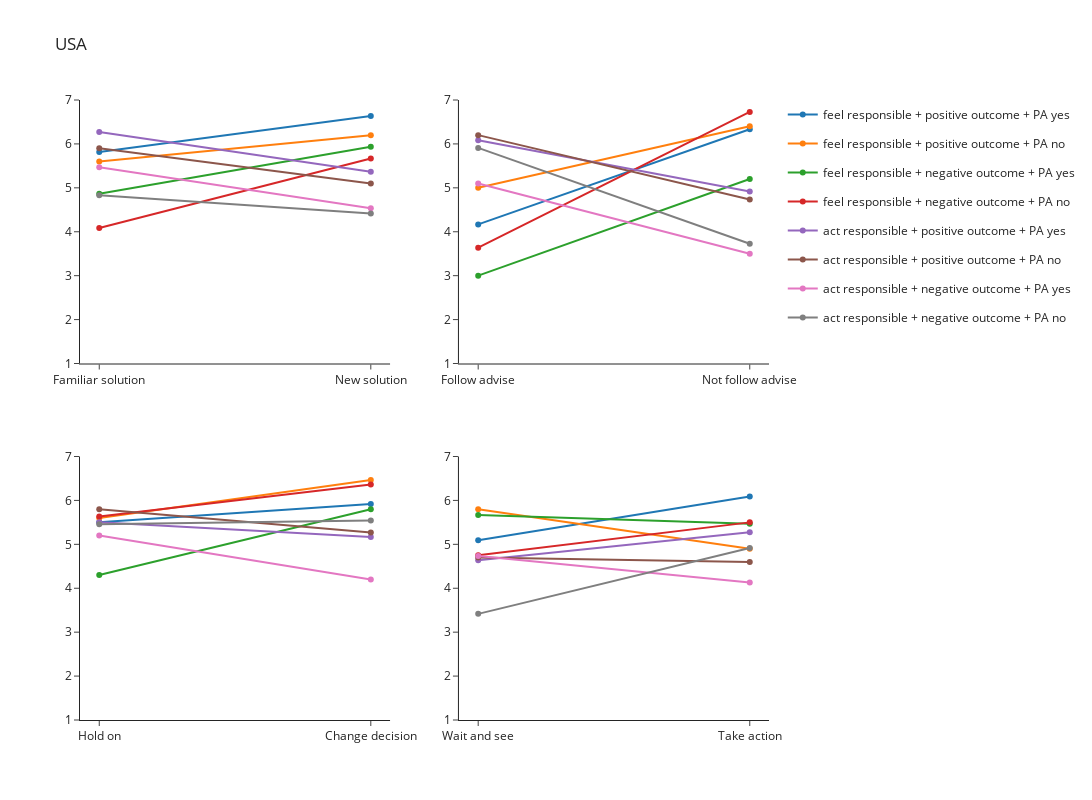

The code cell stored with this chart in its notebook:
### Code cell
create_line_subplot(
    data=data_usa, output_file_name="scenarios_usa", show_fig=True, fig_title="USA"
)

### Figure 1 — Plotly figure (JSON) as saved in the notebook; plotly's stock layout.template omitted (floating-point values rounded to 4 significant figures)
{"data": [{"legendgroup": "feel responsible + positive outcome + PA yes", "marker": {"color": "#1F77B4"}, "mode": "lines+markers", "name": "feel responsible + positive outcome + PA yes", "showlegend": true, "type": "scatter", "x": ["Familiar solution", "New solution"], "xaxis": "x", "y": [5.818, 6.636], "yaxis": "y"}, {"legendgroup": "feel responsible + positive outcome + PA no", "marker": {"color": "#FF7F0E"}, "mode": "lines+markers", "name": "feel responsible + positive outcome + PA no", "showlegend": true, "type": "scatter", "x": ["Familiar solution", "New solution"], "xaxis": "x", "y": [5.6, 6.2], "yaxis": "y"}, {"legendgroup": "feel responsible + negative outcome + PA yes", "marker": {"color": "#2CA02C"}, "mode": "lines+markers", "name": "feel responsible + negative outcome + PA yes", "showlegend": true, "type": "scatter", "x": ["Familiar solution", "New solution"], "xaxis": "x", "y": [4.867, 5.933], "yaxis": "y"}, {"legendgroup": "feel responsible + negative outcome + PA no", "marker": {"color": "#D62728"}, "mode": "lines+markers", "name": "feel responsible + negative outcome + PA no", "showlegend": true, "type": "scatter", "x": ["Familiar solution", "New solution"], "xaxis": "x", "y": [4.083, 5.667], "yaxis": "y"}, {"legendgroup": "act responsible + positive outcome + PA yes", "marker": {"color": "#9467BD"}, "mode": "lines+markers", "name": "act responsible + positive outcome + PA yes", "showlegend": true, "type": "scatter", "x": ["Familiar solution", "New solution"], "xaxis": "x", "y": [6.273, 5.364], "yaxis": "y"}, {"legendgroup": "act responsible + positive outcome + PA no", "marker": {"color": "#8C564B"}, "mode": "lines+markers", "name": "act responsible + positive outcome + PA no", "showlegend": true, "type": "scatter", "x": ["Familiar solution", "New solution"], "xaxis": "x", "y": [5.9, 5.1], "yaxis": "y"}, {"legendgroup": "act responsible + negative outcome + PA yes", "marker": {"color": "#E377C2"}, "mode": "lines+markers", "name": "act responsible + negative outcome + PA yes", "showlegend": true, "type": "scatter", "x": ["Familiar solution", "New solution"], "xaxis": "x", "y": [5.467, 4.533], "yaxis": "y"}, {"legendgroup": "act responsible + negative outcome + PA no", "marker": {"color": "#7F7F7F"}, "mode": "lines+markers", "name": "act responsible + negative outcome + PA no", "showlegend": true, "type": "scatter", "x": ["Familiar solution", "New solution"], "xaxis": "x", "y": [4.833, 4.417], "yaxis": "y"}, {"legendgroup": "feel responsible + positive outcome + PA yes", "marker": {"color": "#1F77B4"}, "mode": "lines+markers", "name": "feel responsible + positive outcome + PA yes", "showlegend": false, "type": "scatter", "x": ["Follow advise", "Not follow advise"], "xaxis": "x2", "y": [4.167, 6.333], "yaxis": "y2"}, {"legendgroup": "feel responsible + positive outcome + PA no", "marker": {"color": "#FF7F0E"}, "mode": "lines+markers", "name": "feel responsible + positive outcome + PA no", "showlegend": false, "type": "scatter", "x": ["Follow advise", "Not follow advise"], "xaxis": "x2", "y": [5, 6.4], "yaxis": "y2"}, {"legendgroup": "feel responsible + negative outcome + PA yes", "marker": {"color": "#2CA02C"}, "mode": "lines+markers", "name": "feel responsible + negative outcome + PA yes", "showlegend": false, "type": "scatter", "x": ["Follow advise", "Not follow advise"], "xaxis": "x2", "y": [3, 5.2], "yaxis": "y2"}, {"legendgroup": "feel responsible + negative outcome + PA no", "marker": {"color": "#D62728"}, "mode": "lines+markers", "name": "feel responsible + negative outcome + PA no", "showlegend": false, "type": "scatter", "x": ["Follow advise", "Not follow advise"], "xaxis": "x2", "y": [3.636, 6.727], "yaxis": "y2"}, {"legendgroup": "act responsible + positive outcome + PA yes", "marker": {"color": "#9467BD"}, "mode": "lines+markers", "name": "act responsible + positive outcome + PA yes", "showlegend": false, "type": "scatter", "x": ["Follow advise", "Not follow advise"], "xaxis": "x2", "y": [6.083, 4.917], "yaxis": "y2"}, {"legendgroup": "act responsible + positive outcome + PA no", "marker": {"color": "#8C564B"}, "mode": "lines+markers", "name": "act responsible + positive outcome + PA no", "showlegend": false, "type": "scatter", "x": ["Follow advise", "Not follow advise"], "xaxis": "x2", "y": [6.2, 4.733], "yaxis": "y2"}, {"legendgroup": "act responsible + negative outcome + PA yes", "marker": {"color": "#E377C2"}, "mode": "lines+markers", "name": "act responsible + negative outcome + PA yes", "showlegend": false, "type": "scatter", "x": ["Follow advise", "Not follow advise"], "xaxis": "x2", "y": [5.1, 3.5], "yaxis": "y2"}, {"legendgroup": "act responsible + negative outcome + PA no", "marker": {"color": "#7F7F7F"}, "mode": "lines+markers", "name": "act responsible + negative outcome + PA no", "showlegend": false, "type": "scatter", "x": ["Follow advise", "Not follow advise"], "xaxis": "x2", "y": [5.909, 3.727], "yaxis": "y2"}, {"legendgroup": "feel responsible + positive outcome + PA yes", "marker": {"color": "#1F77B4"}, "mode": "lines+markers", "name": "feel responsible + positive outcome + PA yes", "showlegend": false, "type": "scatter", "x": ["Hold on", "Change decision"], "xaxis": "x3", "y": [5.5, 5.917], "yaxis": "y3"}, {"legendgroup": "feel responsible + positive outcome + PA no", "marker": {"color": "#FF7F0E"}, "mode": "lines+markers", "name": "feel responsible + positive outcome + PA no", "showlegend": false, "type": "scatter", "x": ["Hold on", "Change decision"], "xaxis": "x3", "y": [5.6, 6.467], "yaxis": "y3"}, {"legendgroup": "feel responsible + negative outcome + PA yes", "marker": {"color": "#2CA02C"}, "mode": "lines+markers", "name": "feel responsible + negative outcome + PA yes", "showlegend": false, "type": "scatter", "x": ["Hold on", "Change decision"], "xaxis": "x3", "y": [4.3, 5.8], "yaxis": "y3"}, {"legendgroup": "feel responsible + negative outcome + PA no", "marker": {"color": "#D62728"}, "mode": "lines+markers", "name": "feel responsible + negative outcome + PA no", "showlegend": false, "type": "scatter", "x": ["Hold on", "Change decision"], "xaxis": "x3", "y": [5.636, 6.364], "yaxis": "y3"}, {"legendgroup": "act responsible + positive outcome + PA yes", "marker": {"color": "#9467BD"}, "mode": "lines+markers", "name": "act responsible + positive outcome + PA yes", "showlegend": false, "type": "scatter", "x": ["Hold on", "Change decision"], "xaxis": "x3", "y": [5.5, 5.167], "yaxis": "y3"}, {"legendgroup": "act responsible + positive outcome + PA no", "marker": {"color": "#8C564B"}, "mode": "lines+markers", "name": "act responsible + positive outcome + PA no", "showlegend": false, "type": "scatter", "x": ["Hold on", "Change decision"], "xaxis": "x3", "y": [5.8, 5.267], "yaxis": "y3"}, {"legendgroup": "act responsible + negative outcome + PA yes", "marker": {"color": "#E377C2"}, "mode": "lines+markers", "name": "act responsible + negative outcome + PA yes", "showlegend": false, "type": "scatter", "x": ["Hold on", "Change decision"], "xaxis": "x3", "y": [5.2, 4.2], "yaxis": "y3"}, {"legendgroup": "act responsible + negative outcome + PA no", "marker": {"color": "#7F7F7F"}, "mode": "lines+markers", "name": "act responsible + negative outcome + PA no", "showlegend": false, "type": "scatter", "x": ["Hold on", "Change decision"], "xaxis": "x3", "y": [5.455, 5.545], "yaxis": "y3"}, {"legendgroup": "feel responsible + positive outcome + PA yes", "marker": {"color": "#1F77B4"}, "mode": "lines+markers", "name": "feel responsible + positive outcome + PA yes", "showlegend": false, "type": "scatter", "x": ["Wait and see", "Take action"], "xaxis": "x4", "y": [5.091, 6.091], "yaxis": "y4"}, {"legendgroup": "feel responsible + positive outcome + PA no", "marker": {"color": "#FF7F0E"}, "mode": "lines+markers", "name": "feel responsible + positive outcome + PA no", "showlegend": false, "type": "scatter", "x": ["Wait and see", "Take action"], "xaxis": "x4", "y": [5.8, 4.9], "yaxis": "y4"}, {"legendgroup": "feel responsible + negative outcome + PA yes", "marker": {"color": "#2CA02C"}, "mode": "lines+markers", "name": "feel responsible + negative outcome + PA yes", "showlegend": false, "type": "scatter", "x": ["Wait and see", "Take action"], "xaxis": "x4", "y": [5.667, 5.467], "yaxis": "y4"}, {"legendgroup": "feel responsible + negative outcome + PA no", "marker": {"color": "#D62728"}, "mode": "lines+markers", "name": "feel responsible + negative outcome + PA no", "showlegend": false, "type": "scatter", "x": ["Wait and see", "Take action"], "xaxis": "x4", "y": [4.75, 5.5], "yaxis": "y4"}, {"legendgroup": "act responsible + positive outcome + PA yes", "marker": {"color": "#9467BD"}, "mode": "lines+markers", "name": "act responsible + positive outcome + PA yes", "showlegend": false, "type": "scatter", "x": ["Wait and see", "Take action"], "xaxis": "x4", "y": [4.636, 5.273], "yaxis": "y4"}, {"legendgroup": "act responsible + positive outcome + PA no", "marker": {"color": "#8C564B"}, "mode": "lines+markers", "name": "act responsible + positive outcome + PA no", "showlegend": false, "type": "scatter", "x": ["Wait and see", "Take action"], "xaxis": "x4", "y": [4.7, 4.6], "yaxis": "y4"}, {"legendgroup": "act responsible + negative outcome + PA yes", "marker": {"color": "#E377C2"}, "mode": "lines+markers", "name": "act responsible + negative outcome + PA yes", "showlegend": false, "type": "scatter", "x": ["Wait and see", "Take action"], "xaxis": "x4", "y": [4.733, 4.133], "yaxis": "y4"}, {"legendgroup": "act responsible + negative outcome + PA no", "marker": {"color": "#7F7F7F"}, "mode": "lines+markers", "name": "act responsible + negative outcome + PA no", "showlegend": false, "type": "scatter", "x": ["Wait and see", "Take action"], "xaxis": "x4", "y": [3.417, 4.917], "yaxis": "y4"}], "layout": {"height": 800, "title": {"text": "USA"}, "width": 1100, "xaxis": {"anchor": "y", "domain": [0, 0.45]}, "xaxis2": {"anchor": "y2", "domain": [0.55, 1]}, "xaxis3": {"anchor": "y3", "domain": [0, 0.45]}, "xaxis4": {"anchor": "y4", "domain": [0.55, 1]}, "yaxis": {"anchor": "x", "domain": [0.575, 1], "dtick": 1, "range": [1, 7]}, "yaxis2": {"anchor": "x2", "domain": [0.575, 1], "dtick": 1, "range": [1, 7]}, "yaxis3": {"anchor": "x3", "domain": [0, 0.425], "dtick": 1, "range": [1, 7]}, "yaxis4": {"anchor": "x4", "domain": [0, 0.425], "dtick": 1, "range": [1, 7]}}}
